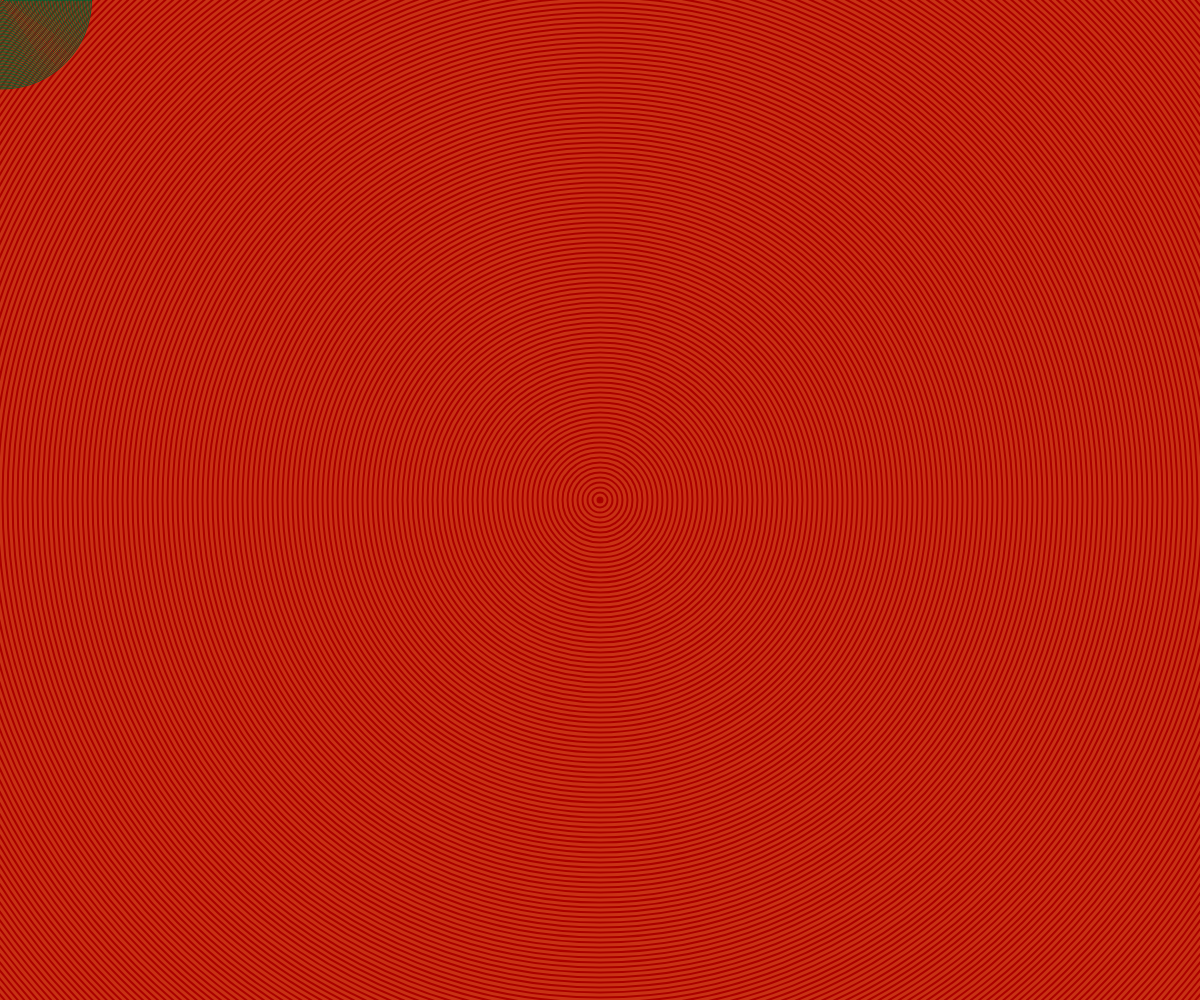
Frame 1 (no input)
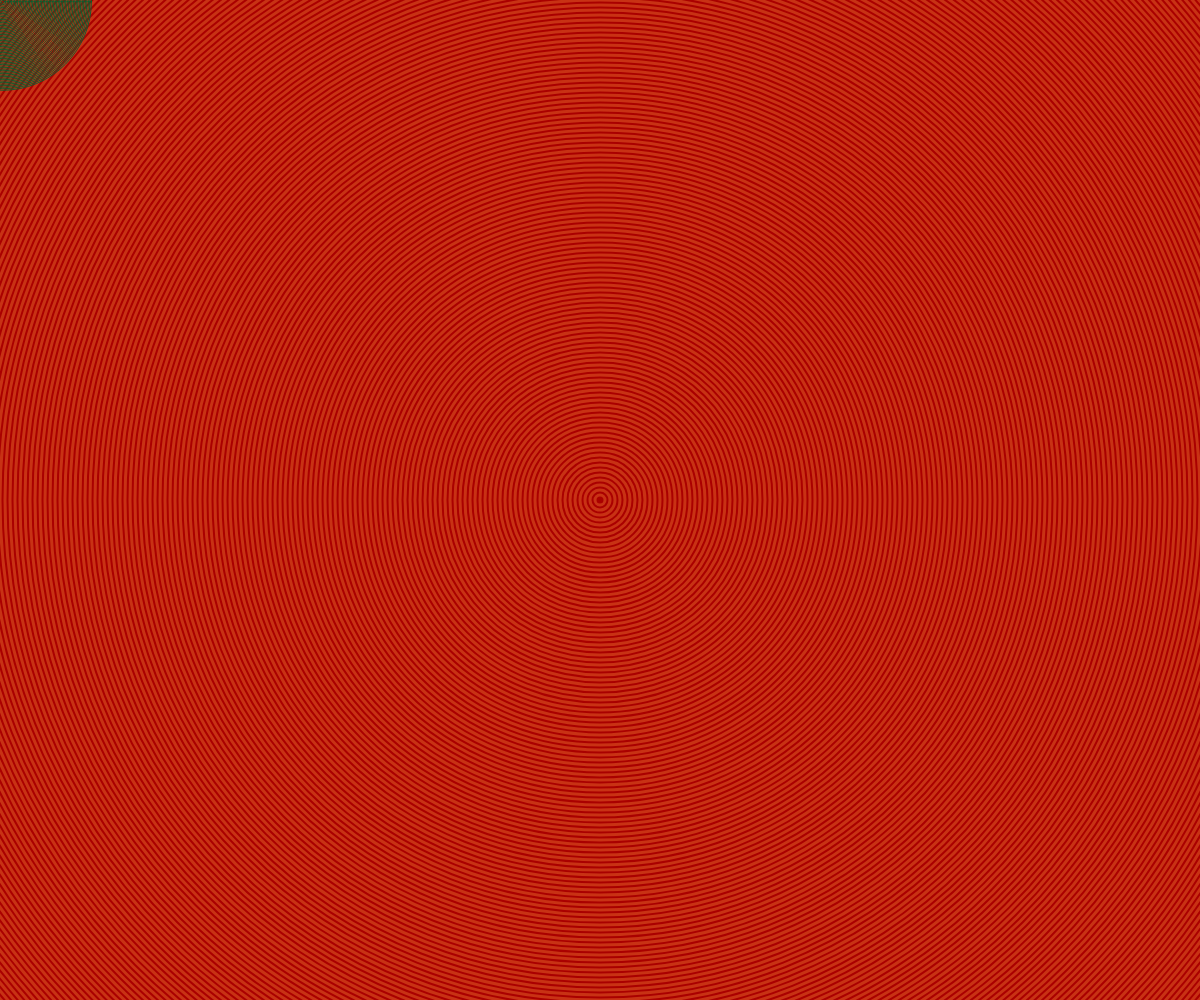
Frame 60 (no input)
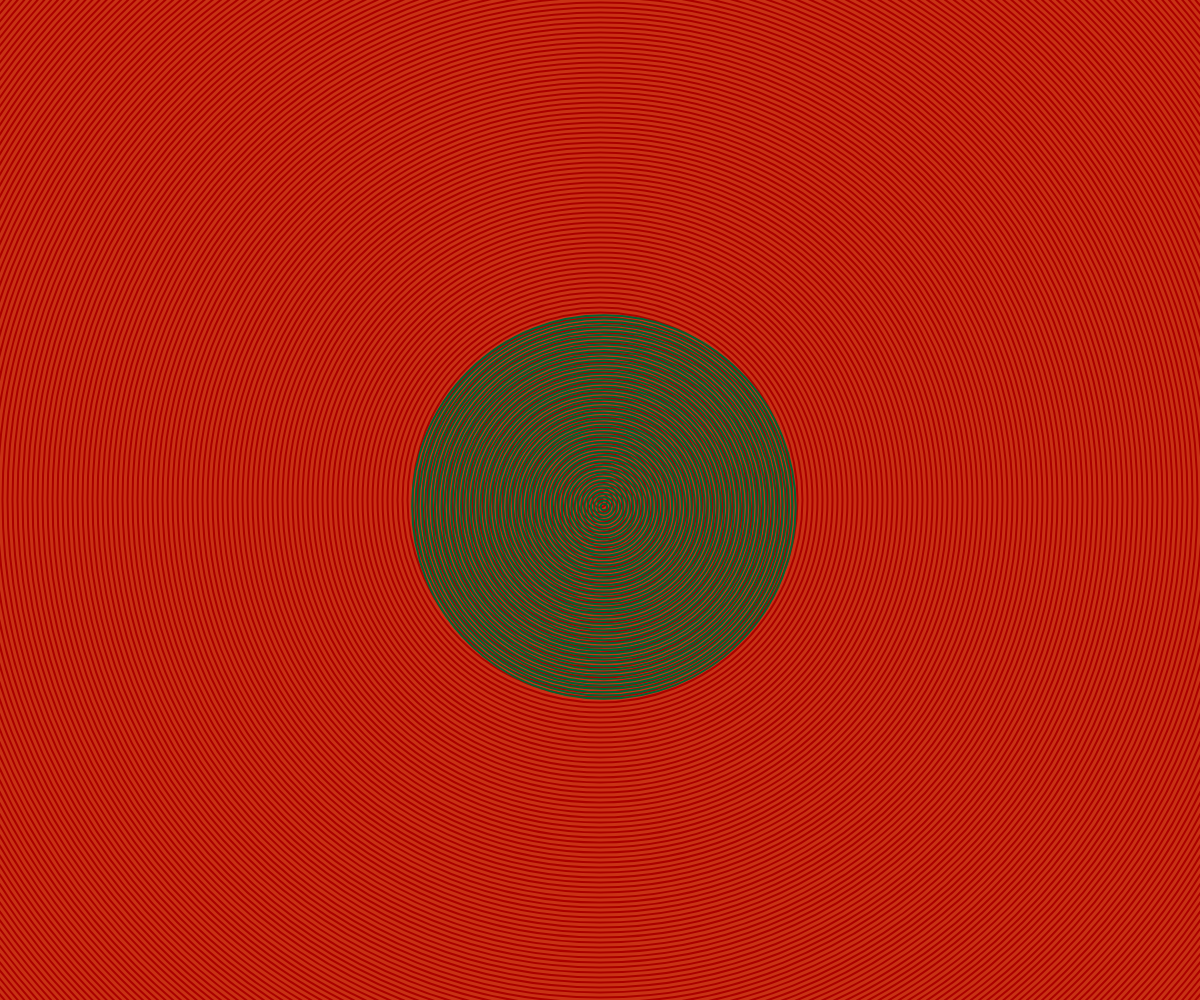
Frame 120 (the mouse pressed at the canvas centre since frame 60)

The p5.js sketch that drew these frames (run headless with seeded random() and noise() and a simulated clock; from frame 60 on, the mouse is pressed at the canvas centre):

// p5.js sketch
// ── sketch.js
let d = 10;
let th = 1;

function setup() {
  createCanvas(windowWidth, windowHeight);
  noFill();
  noCursor();
}

function draw() {
  background(170,0,0);
  angleMode(DEGREES);
  
  translate(width / 2, height / 2);
  stroke(200,50,20);
  strokeWeight(3);
  for (let i = 0; i < width*2; i += 10) {
      circle(0, 0, i);
    }

  th = th+6.5;
  d = d+0.02;
  let x = d * cos(th);
  let y = d * sin(th);
  let s = map(mouseY, 0, height, 0.3, 1);

  translate(mouseX-width/2, mouseY-height/2) 
  scale(s);
  stroke(0,100,50);
  strokeWeight(3);
   for (let i = 0; i < width/2; i += 10) {
      ellipse(x, y, i);
    }
}

function windowResized () {
resizeCanvas (windowWidth , windowHeight)
}
